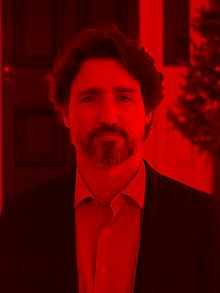
#> input picture logic/red_image.jpg, 220 x 293 px
$ python -i Shadow.py   (imports and definitions only)
#> lines starting #> are read from the running program, lines starting #| are printed output that depends on the picture
#> further down, picture is the input picture: PIL image 220x293 RGB; mean R, G, B 96.4, 1.2, 1.3
from PIL import Image, ImageFilter
import numpy as np

def add_drop_shadow(image, offset=(10, 10), shadow_color=(0, 0, 0, 128), blur_radius=10):
#> called with offset = (10, 10), shadow_color = (0, 0, 0, 128), blur_radius = 10
    original = image.convert("RGBA")
    # Calculate the size of the new image (original + offset + blur)
    width, height = original.size
#> width = 220; height = 293
    total_width = width + abs(offset[0]) + blur_radius * 4
#> total_width = 270
    total_height = height + abs(offset[1]) + blur_radius * 4
#> total_height = 343
    # Create a transparent canvas
    transparent_canvas = Image.new("RGBA", (total_width, total_height), (0, 0, 0, 0))
#> transparent_canvas: PIL image 270x343 RGBA; every value is 0
    # Create the shadow layer
    shadow = Image.new("RGBA", (total_width, total_height), (0, 0, 0, 0))
    # Create a radial gradient for fading edges
    gradient = np.zeros((total_height, total_width), dtype=np.uint8)
    center_x = blur_radius * 2 + width // 2
#> center_x = 130
    center_y = blur_radius * 2 + height // 2
#> center_y = 166
    # Fill the gradient with fading opacity
    for y in range(total_height):
        for x in range(total_width):
            # Calculate the distance from the shadow center
            dist_x = abs(x - center_x)
            dist_y = abs(y - center_y)
            distance = max(dist_x - width // 2, dist_y - height // 2)
            # Compute alpha based on the distance
            if distance <= 0:
                alpha = 255  # Fully opaque in the central rectangle
            elif distance < blur_radius:
                alpha = 255 - int(255 * (distance / blur_radius))  # Fade out
            else:
                alpha = 0  # Fully transparent outside blur radius
            gradient[y, x] = alpha
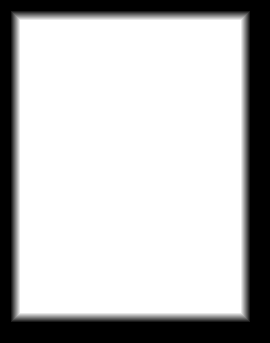
#> gradient: shape (343, 270); min 0, max 255, mean 191.4
    # Convert the gradient to an Image
    gradient_image = Image.fromarray(gradient, mode='L')
    # Paste the gradient on top of the shadow layer
    shadow.paste(shadow_color, (0, 0), mask=gradient_image)
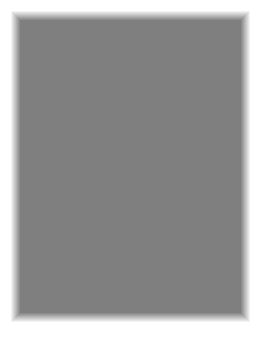
#> shadow: PIL image 270x343 RGBA; mean R, G, B, A 0, 0, 0, 96.1; transparent parts drawn white
    # Apply Gaussian blur to the shadow for smooth fading
    shadow = shadow.filter(ImageFilter.GaussianBlur(blur_radius))
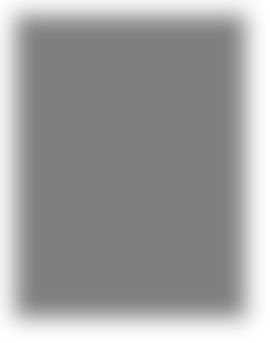
#> shadow: PIL image 270x343 RGBA; mean R, G, B, A 0, 0, 0, 95.9; transparent parts drawn white
    # Composite the shadow onto the transparent canvas
    transparent_canvas = Image.alpha_composite(transparent_canvas, shadow)
    # Paste the original image on top of the shadow
    original_position = (blur_radius * 2 + max(0, -offset[0])-5, blur_radius * 2 + max(0, -offset[1])-13)
    transparent_canvas.paste(original, original_position, mask=original)
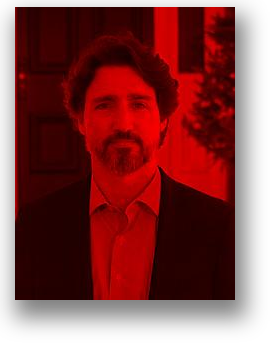
#> transparent_canvas: PIL image 270x343 RGBA; mean R, G, B, A 67.1, 0.8, 0.9, 189.4; transparent parts drawn white
    return transparent_canvas

>>> from PIL import Image
>>> picture = Image.open('../red_image.jpg')
>>> result = add_drop_shadow(picture)
